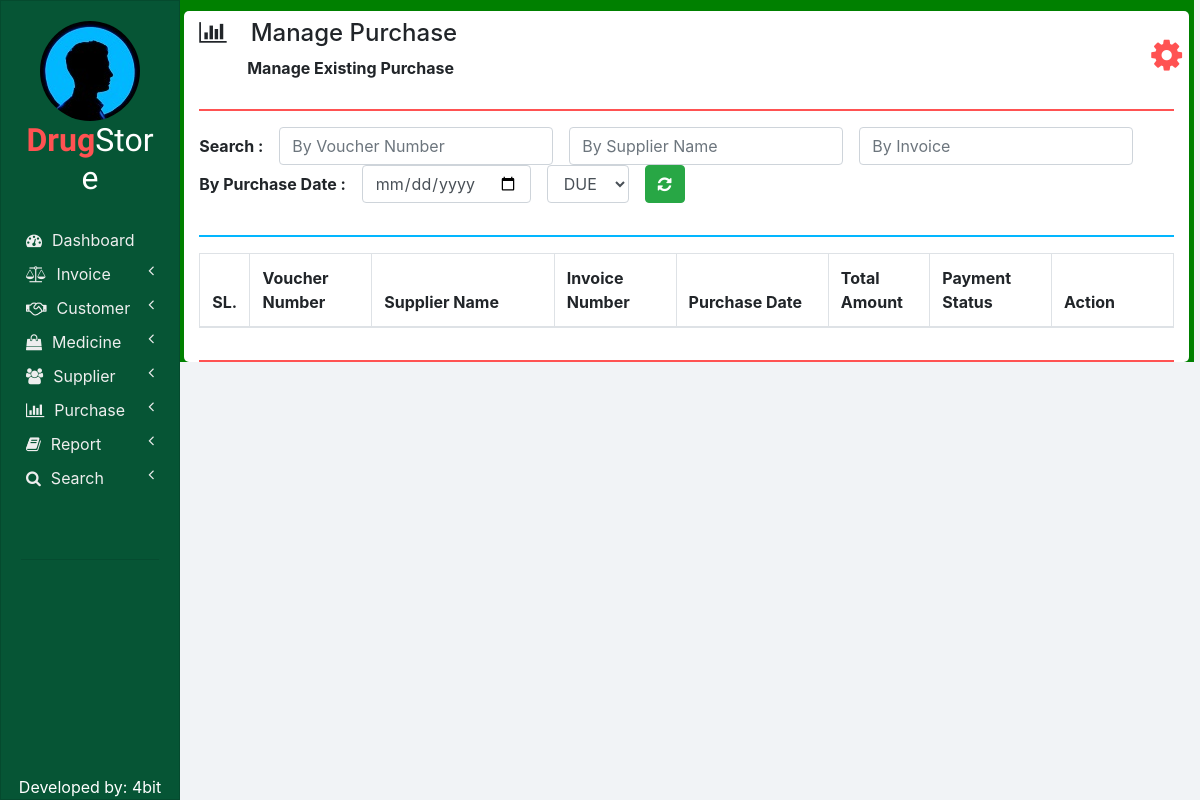
Before: /manage_purchase.php with the older database file.
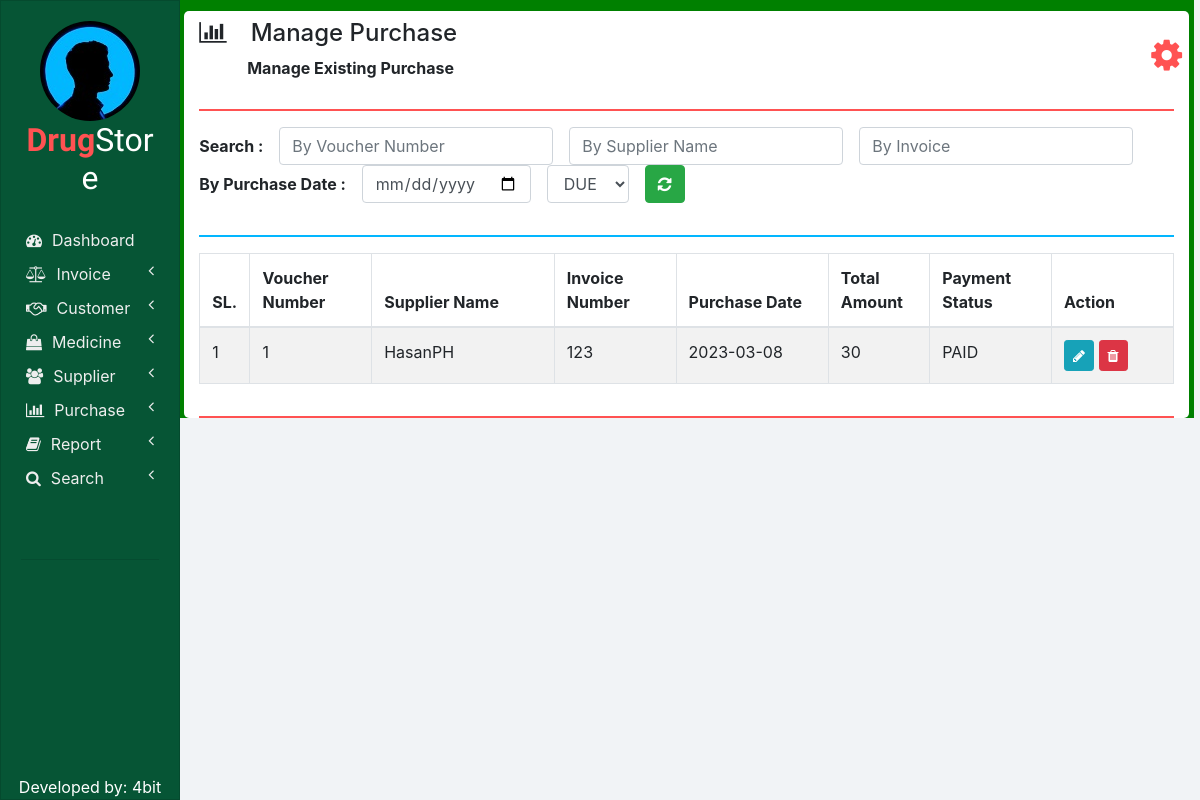
After: the same page with the newer database file.
### tables this page shows
CREATE TABLE `purchases` (
  `SUPPLIER_NAME` varchar(100) NOT NULL,
  `INVOICE_NUMBER` int(11) NOT NULL,
  `VOUCHER_NUMBER` int(11) NOT NULL,
  `PURCHASE_DATE` varchar(10) NOT NULL,
  `TOTAL_AMOUNT` double NOT NULL,
  `PAYMENT_STATUS` varchar(20) NOT NULL
);

### php/manage_purchase.php (the view, shortened to what this page needs)
<?php
  function showPurchases($id) {
    require "db_connection.php";
    if($con) {
      $seq_no = 0;
      $query = "SELECT * FROM purchases";
      $result = mysqli_query($con, $query);
      while($row = mysqli_fetch_array($result)) {
        $seq_no++;
        if($row['VOUCHER_NUMBER'] == $id)
          showEditOptionsRow($seq_no, $row);
        else
          showPurchaseRow($seq_no, $row);
      }
    }
  }
  function showPurchaseRow($seq_no, $row) {
    ?>
    <tr>
      <td><?php echo $seq_no; ?></td>
      <td><?php echo $row['VOUCHER_NUMBER']; ?></td>
      <td><?php echo $row['SUPPLIER_NAME'] ?></td>
      <td><?php echo $row['INVOICE_NUMBER']; ?></td>
      <td><?php echo $row['PURCHASE_DATE']; ?></td>
      <td><?php echo $row['TOTAL_AMOUNT']; ?></td>
      <td><?php echo $row['PAYMENT_STATUS']; ?></td>
      <td>
        <button href="" class="btn btn-info btn-sm" onclick="editPurchase(<?php echo $row['VOUCHER_NUMBER']; ?>);">
          <i class="fa fa-pencil"></i>
        </button>
        <button class="btn btn-danger btn-sm" onclick="deletePurchase(<?php echo $row['VOUCHER_NUMBER']; ?>);">
          <i class="fa fa-trash"></i>
        </button>
      </td>
    </tr>
    <?php
  }
  ?>

Changed rows visible on the page:
added purchases: seq_no "1", VOUCHER_NUMBER "1", SUPPLIER_NAME "HasanPH", INVOICE_NUMBER "123", PURCHASE_DATE "2023-03-08", TOTAL_AMOUNT "30", PAYMENT_STATUS "PAID"
